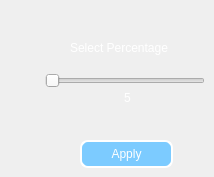
      <widget class="QWidget" name="perSize">
       <attribute name="title">
        <string>By Percentage</string>
       </attribute>
       <widget class="QSlider" name="perSlider">
        <property name="geometry">
         <rect>
          <x>45</x>
          <y>70</y>
          <width>160</width>
          <height>22</height>
         </rect>
        </property>
        <property name="orientation">
         <enum>Qt::Horizontal</enum>
        </property>
       </widget>
       <widget class="QPushButton" name="applyPerSize">
        <property name="geometry">
         <rect>
          <x>80</x>
          <y>140</y>
          <width>93</width>
          <height>28</height>
         </rect>
        </property>
        <property name="styleSheet">
         <string notr="true">background-color: rgb(124, 203, 255);
color: rgb(255, 255, 255);
border-radius: 8px;
border: 2px solid rgb(255, 255, 255);
font: 10pt &quot;MS Sans Serif&quot;;</string>
        </property>
        <property name="text">
         <string>Apply</string>
        </property>
       </widget>
       <widget class="QLabel" name="label_6">
        <property name="geometry">
         <rect>
          <x>70</x>
          <y>40</y>
          <width>121</width>
          <height>16</height>
         </rect>
        </property>
        <property name="styleSheet">
         <string notr="true">font: 9pt &quot;MS Shell Dlg 2&quot;;
color: white;
</string>
        </property>
        <property name="text">
         <string>Select Percentage</string>
        </property>
       </widget>
       <widget class="QLabel" name="perValue">
        <property name="geometry">
         <rect>
          <x>100</x>
          <y>90</y>
          <width>55</width>
          <height>16</height>
         </rect>
        </property>
        <property name="styleSheet">
         <string notr="true">font: 9pt &quot;MS Shell Dlg 2&quot;;
color: white;
</string>
        </property>
        <property name="text">
         <string>5</string>
        </property>
        <property name="alignment">
         <set>Qt::AlignCenter</set>
        </property>
       </widget>
      </widget>
